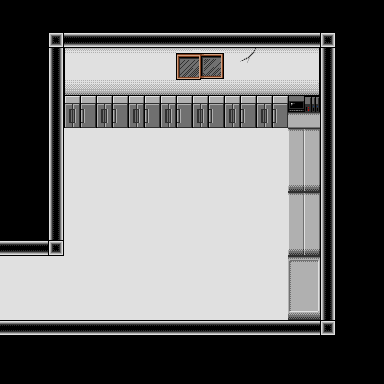

Tiled map render using the project's own tile images. Description and the whole map definition, tile-layer contents included, below:
An orthogonal 24x24 tile map with 16x16 px tiles, 3 tile layers (background, road, walls).

<map version="1.2" tiledversion="1.3.4" orientation="orthogonal" renderorder="right-down" width="24" height="24" tilewidth="16" tileheight="16" infinite="0" nextlayerid="4" nextobjectid="1">
 <tileset firstgid="1" name="現代房間地圖" tilewidth="16" tileheight="16" tilecount="992" columns="16">
  <image source="現代房間地圖.png" width="256" height="1000" />
 </tileset>
 <layer id="3" name="background" width="24" height="24">
  <data encoding="csv">
196,196,196,196,196,196,196,196,196,196,196,196,196,196,196,196,196,196,196,196,196,196,196,196,
196,196,196,196,196,196,196,196,196,196,196,196,196,196,196,196,196,196,196,196,196,196,196,196,
196,196,196,196,196,196,196,196,196,196,196,196,196,196,196,196,196,196,196,196,196,196,196,196,
196,196,196,196,196,196,196,196,196,196,196,196,196,196,196,196,196,196,196,196,196,196,196,196,
196,196,196,196,196,196,196,196,196,196,196,196,196,196,196,196,196,196,196,196,196,196,196,196,
196,196,196,196,196,196,196,196,196,196,196,196,196,196,196,196,196,196,196,196,196,196,196,196,
196,196,196,196,196,196,196,196,196,196,196,196,196,196,196,196,196,196,196,196,196,196,196,196,
196,196,196,196,196,196,196,196,196,196,196,196,196,196,196,196,196,196,196,196,196,196,196,196,
196,196,196,196,196,196,196,196,196,196,196,196,196,196,196,196,196,196,196,196,196,196,196,196,
196,196,196,196,196,196,196,196,196,196,196,196,196,196,196,196,196,196,196,196,196,196,196,196,
196,196,196,196,196,196,196,196,196,196,196,196,196,196,196,196,196,196,196,196,196,196,196,196,
196,196,196,196,196,196,196,196,196,196,196,196,196,196,196,196,196,196,196,196,196,196,196,196,
196,196,196,196,196,196,196,196,196,196,196,196,196,196,196,196,196,196,196,196,196,196,196,196,
196,196,196,196,196,196,196,196,196,196,196,196,196,196,196,196,196,196,196,196,196,196,196,196,
196,196,196,196,196,196,196,196,196,196,196,196,196,196,196,196,196,196,196,196,196,196,196,196,
196,196,196,196,196,196,196,196,196,196,196,196,196,196,196,196,196,196,196,196,196,196,196,196,
196,196,196,196,196,196,196,196,196,196,196,196,196,196,196,196,196,196,196,196,196,196,196,196,
196,196,196,196,196,196,196,196,196,196,196,196,196,196,196,196,196,196,196,196,196,196,196,196,
196,196,196,196,196,196,196,196,196,196,196,196,196,196,196,196,196,196,196,196,196,196,196,196,
196,196,196,196,196,196,196,196,196,196,196,196,196,196,196,196,196,196,196,196,196,196,196,196,
196,196,196,196,196,196,196,196,196,196,196,196,196,196,196,196,196,196,196,196,196,196,196,196,
196,196,196,196,196,196,196,196,196,196,196,196,196,196,196,196,196,196,196,196,196,196,196,196,
196,196,196,196,196,196,196,196,196,196,196,196,196,196,196,196,196,196,196,196,196,196,196,196,
196,196,196,196,196,196,196,196,196,196,196,196,196,196,196,196,196,196,196,196,196,196,196,196
</data>
 </layer>
 <layer id="2" name="road" width="24" height="24">
  <data encoding="csv">
0,0,0,0,0,0,0,0,0,0,0,0,0,0,0,0,0,0,0,0,0,0,0,0,
0,0,0,0,0,0,0,0,0,0,0,0,0,0,0,0,0,0,0,0,0,0,0,0,
0,0,0,0,0,0,0,0,0,0,0,0,0,0,0,0,0,0,0,0,0,0,0,0,
0,0,0,0,0,0,0,0,0,0,0,0,0,0,0,0,0,0,0,0,0,0,0,0,
0,0,0,0,0,0,0,0,0,0,0,0,0,0,0,0,0,0,0,0,0,0,0,0,
0,0,0,0,0,0,0,0,0,0,0,0,0,0,0,0,0,0,0,0,0,0,0,0,
0,0,0,0,0,0,0,0,0,0,0,0,0,0,0,0,0,0,0,0,0,0,0,0,
0,0,0,0,0,0,0,0,0,0,0,0,0,0,0,0,0,0,0,0,0,0,0,0,
0,0,0,0,105,105,105,105,105,105,105,105,105,105,105,105,105,105,0,0,0,0,0,0,
0,0,0,0,105,105,105,105,105,105,105,105,105,105,105,105,105,105,0,0,0,0,0,0,
0,0,0,0,105,105,105,105,105,105,105,105,105,105,105,105,105,105,0,0,0,0,0,0,
0,0,0,0,105,105,105,105,105,105,105,105,105,105,105,105,105,105,0,0,0,0,0,0,
0,0,0,0,105,105,105,105,105,105,105,105,105,105,105,105,105,105,0,0,0,0,0,0,
0,0,0,0,105,105,105,105,105,105,105,105,105,105,105,105,105,105,0,0,0,0,0,0,
0,0,0,0,105,105,105,105,105,105,105,105,105,105,105,105,105,105,0,0,0,0,0,0,
0,0,0,0,105,105,105,105,105,105,105,105,105,105,105,105,105,105,0,0,0,0,0,0,
105,105,105,105,105,105,105,105,105,105,105,105,105,105,105,105,105,105,0,0,0,0,0,0,
105,105,105,105,105,105,105,105,105,105,105,105,105,105,105,105,105,105,0,0,0,0,0,0,
105,105,105,105,105,105,105,105,105,105,105,105,105,105,105,105,105,105,0,0,0,0,0,0,
105,105,105,105,105,105,105,105,105,105,105,105,105,105,105,105,105,105,0,0,0,0,0,0,
0,0,0,0,0,0,0,0,0,0,0,0,0,0,0,0,0,0,0,0,0,0,0,0,
0,0,0,0,0,0,0,0,0,0,0,0,0,0,0,0,0,0,0,0,0,0,0,0,
0,0,0,0,0,0,0,0,0,0,0,0,0,0,0,0,0,0,0,0,0,0,0,0,
0,0,0,0,0,0,0,0,0,0,0,0,0,0,0,0,0,0,0,0,0,0,0,0
</data>
 </layer>
 <layer id="1" name="walls" width="24" height="24">
  <data encoding="csv">
0,0,0,0,0,0,0,0,0,0,0,0,0,0,0,0,0,0,0,0,0,0,0,0,
0,0,0,0,0,0,0,0,0,0,0,0,0,0,0,0,0,0,0,0,0,0,0,0,
0,0,0,505,506,506,506,506,506,506,506,506,506,506,506,506,506,506,506,506,505,0,0,0,
0,0,0,521,81,82,82,82,83,84,85,86,87,88,89,90,91,91,91,92,528,0,0,0,
0,0,0,521,97,98,98,98,99,100,101,102,103,104,105,106,107,107,107,108,528,0,0,0,
0,0,0,521,113,114,114,114,115,116,117,118,119,120,121,122,123,123,123,124,528,0,0,0,
0,0,0,521,625,626,625,626,625,626,625,626,625,626,625,626,625,626,483,484,528,0,0,0,
0,0,0,521,641,642,641,642,641,642,641,642,641,642,641,642,641,642,654,654,528,0,0,0,
0,0,0,521,0,0,0,0,0,0,0,0,0,0,0,0,0,0,652,653,528,0,0,0,
0,0,0,521,0,0,0,0,0,0,0,0,0,0,0,0,0,0,668,669,528,0,0,0,
0,0,0,521,0,0,0,0,0,0,0,0,0,0,0,0,0,0,684,685,528,0,0,0,
0,0,0,521,0,0,0,0,0,0,0,0,0,0,0,0,0,0,700,701,528,0,0,0,
0,0,0,521,0,0,0,0,0,0,0,0,0,0,0,0,0,0,652,653,528,0,0,0,
0,0,0,521,0,0,0,0,0,0,0,0,0,0,0,0,0,0,668,669,528,0,0,0,
0,0,0,521,0,0,0,0,0,0,0,0,0,0,0,0,0,0,684,685,528,0,0,0,
506,506,506,505,0,0,0,0,0,0,0,0,0,0,0,0,0,0,700,701,528,0,0,0,
0,0,0,0,0,0,0,0,0,0,0,0,0,0,0,0,0,0,655,656,528,0,0,0,
0,0,0,0,0,0,0,0,0,0,0,0,0,0,0,0,0,0,671,672,528,0,0,0,
0,0,0,0,0,0,0,0,0,0,0,0,0,0,0,0,0,0,687,688,528,0,0,0,
0,0,0,0,0,0,0,0,0,0,0,0,0,0,0,0,0,0,703,704,528,0,0,0,
506,506,506,506,507,639,639,639,639,639,639,639,639,639,639,639,639,639,639,639,640,0,0,0,
0,0,0,0,0,0,0,0,0,0,0,0,0,0,0,0,0,0,0,0,0,0,0,0,
0,0,0,0,0,0,0,0,0,0,0,0,0,0,0,0,0,0,0,0,0,0,0,0,
0,0,0,0,0,0,0,0,0,0,0,0,0,0,0,0,0,0,0,0,0,0,0,0
</data>
 </layer>
</map>
